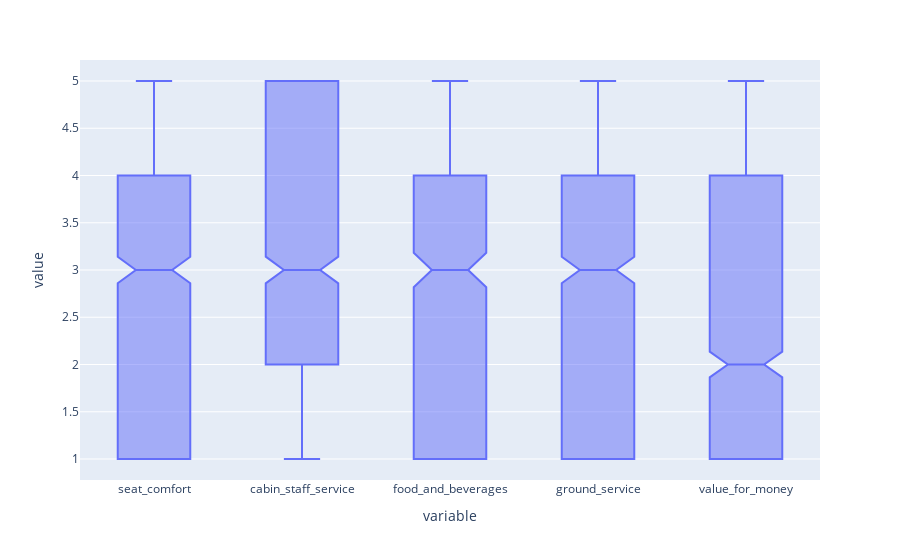

Notebook source saved alongside this figure:
### Code cell
px.box(df, y=['seat_comfort', 'cabin_staff_service', 'food_and_beverages', 'ground_service', 'value_for_money'],
       notched=True)

### Figure 1 — Plotly figure (JSON) as saved in the notebook; plotly's stock layout.template omitted (floating-point values rounded to 4 significant figures; data arrays with more than 128 entries replaced by an {"elided": "..."} marker saying what was removed)
{"data": [{"alignmentgroup": "True", "hovertemplate": "variable=%{x}<br>value=%{y}<extra></extra>", "legendgroup": "", "marker": {"color": "#636efa"}, "name": "", "notched": true, "offsetgroup": "", "orientation": "v", "showlegend": false, "type": "box", "x": {"elided": "6000 str values"}, "x0": " ", "xaxis": "x", "y": {"elided": "6000 int values"}, "y0": " ", "yaxis": "y"}], "layout": {"autosize": true, "boxmode": "group", "legend": {"tracegroupgap": 0}, "margin": {"t": 60}, "xaxis": {"anchor": "y", "autorange": true, "domain": [0, 1], "range": [-0.5, 4.5], "title": {"text": "variable"}, "type": "category"}, "yaxis": {"anchor": "x", "autorange": true, "domain": [0, 1], "range": [0.7778, 5.222], "title": {"text": "value"}, "type": "linear"}}}
